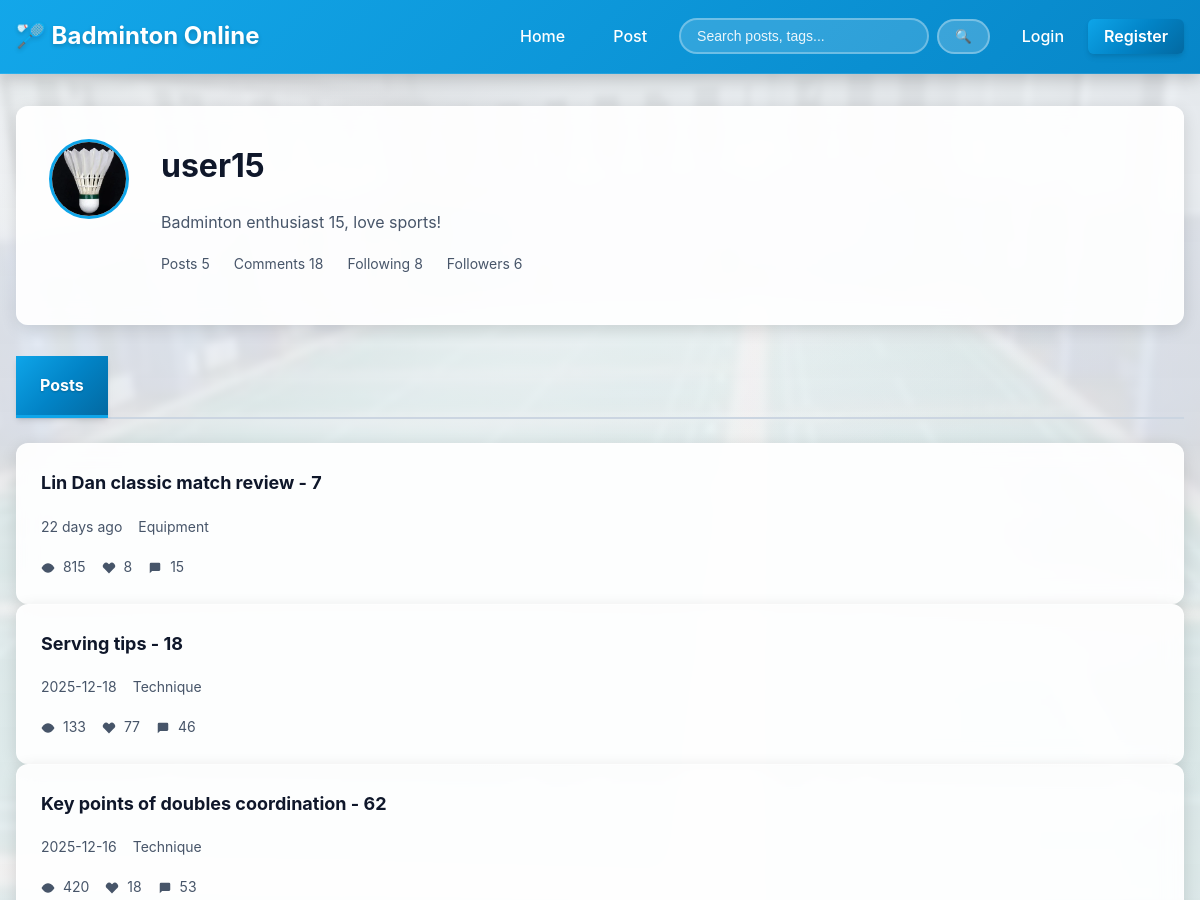
/user/user15 (upper part), run on an earlier commit of the app's database.
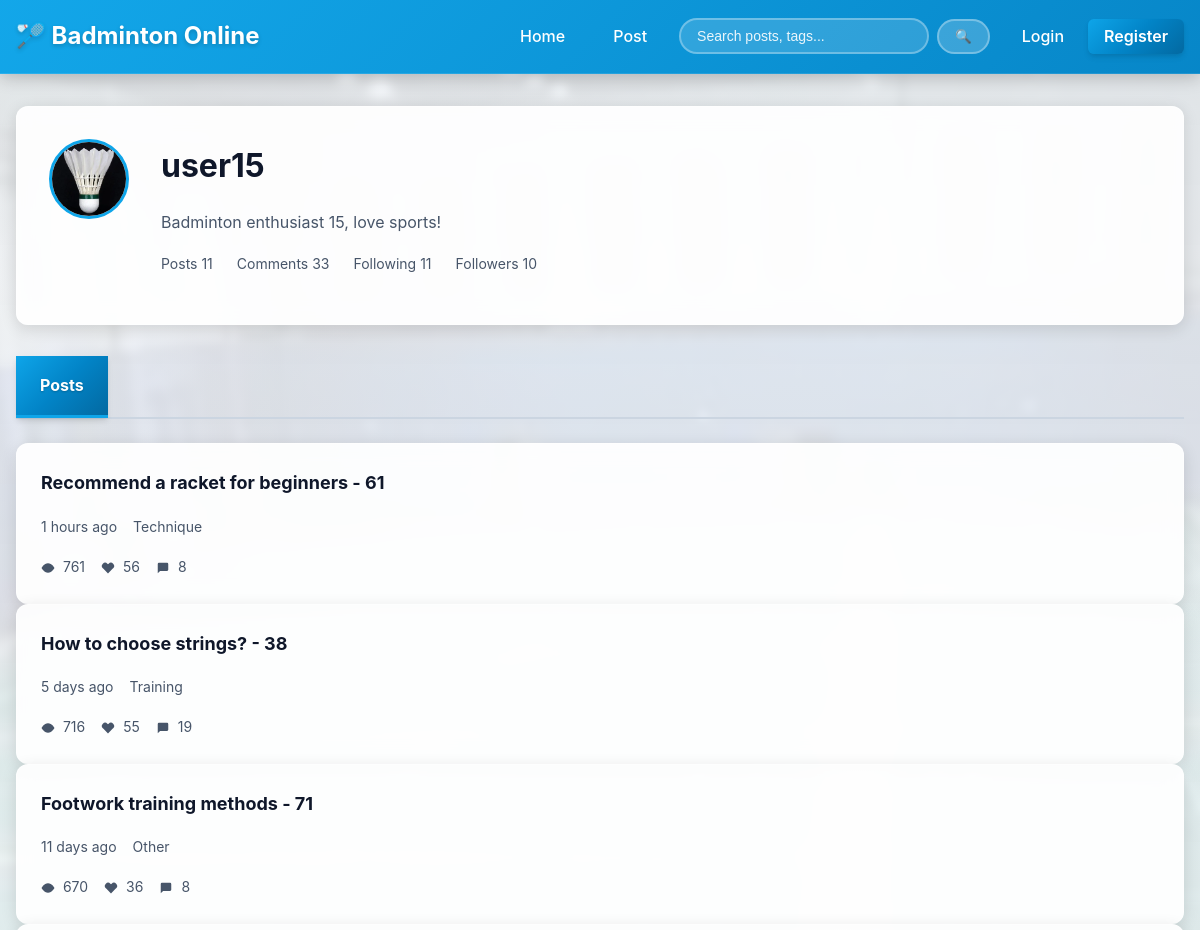
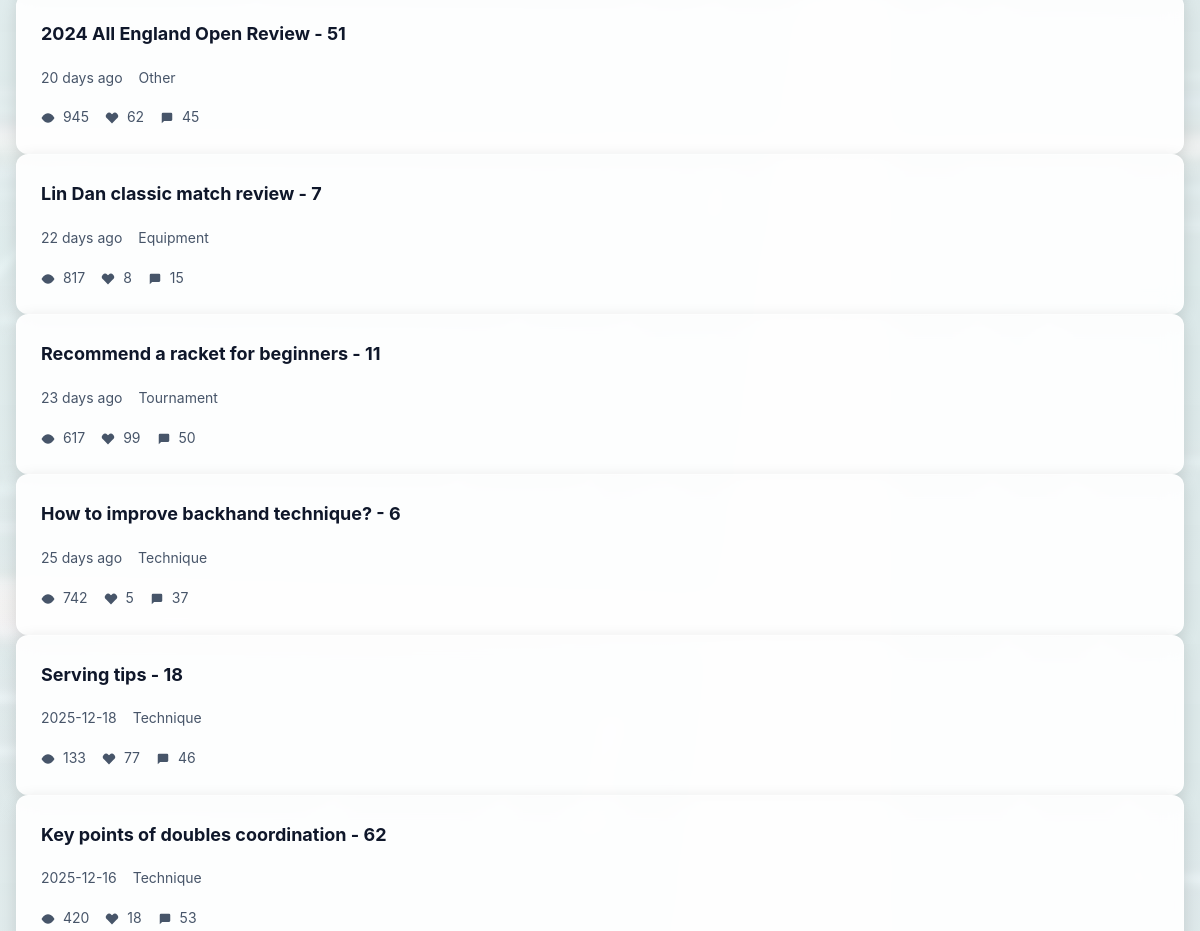
And on a later commit of the database (2 pictures, top to bottom).
### app/models.py (models this page shows, shortened)
class User(UserMixin, db.Model):
    __tablename__ = 'users'
    id = db.Column(db.Integer, primary_key=True)
    username = db.Column(db.String(80), unique=True, nullable=False, index=True)
    email = db.Column(db.String(120), unique=True, nullable=False, index=True)
    password_hash = db.Column(db.String(255), nullable=False)
    avatar_url = db.Column(db.String(255), default='default_avatar.png')
    bio = db.Column(db.Text, nullable=True)
    created_at = db.Column(db.DateTime, default=datetime.utcnow, nullable=False)
    last_login = db.Column(db.DateTime, nullable=True)
    is_active = db.Column(db.Boolean, default=True, nullable=False)
    is_admin = db.Column(db.Boolean, default=False, nullable=False)
    posts = db.relationship('Post', backref='author', lazy='dynamic',
                           cascade='all, delete-orphan')
    comments = db.relationship('Comment', backref='author', lazy='dynamic',
                              cascade='all, delete-orphan')
    following = db.relationship(
        'User', secondary=follows,
        primaryjoin=('follows.c.follower_id == User.id'),
        secondaryjoin=('follows.c.following_id == User.id'),
        backref=db.backref('followers', lazy='dynamic'),
        lazy='dynamic'
    )
    bookmarked_posts = db.relationship(
        'Post', secondary=bookmarks,
        backref=db.backref('bookmarked_by', lazy='dynamic'),
        lazy='dynamic'
    )
    liked_posts = db.relationship(
        'Post', secondary=post_likes,
        backref=db.backref('liked_by', lazy='dynamic'),
        lazy='dynamic'
    )
    liked_comments = db.relationship(
        'Comment', secondary=comment_likes,
        backref=db.backref('liked_by', lazy='dynamic'),
        lazy='dynamic'
    )

class Post(db.Model):
    __tablename__ = 'posts'
    id = db.Column(db.Integer, primary_key=True)
    title = db.Column(db.String(100), nullable=False, index=True)
    content = db.Column(db.Text, nullable=False)
    author_id = db.Column(db.Integer, db.ForeignKey('users.id'), nullable=False, index=True)
    category = db.Column(db.String(20), nullable=False, index=True, default='Other')
    created_at = db.Column(db.DateTime, default=datetime.utcnow, nullable=False, index=True)
    updated_at = db.Column(db.DateTime, default=datetime.utcnow,
                         onupdate=datetime.utcnow, nullable=False)
    view_count = db.Column(db.Integer, default=0, nullable=False)
    like_count = db.Column(db.Integer, default=0, nullable=False)
    comment_count = db.Column(db.Integer, default=0, nullable=False)
    is_pinned = db.Column(db.Boolean, default=False, nullable=False)
    is_draft = db.Column(db.Boolean, default=False, nullable=False)
    comments = db.relationship('Comment', backref='post', lazy='dynamic',
                              cascade='all, delete-orphan', order_by='Comment.created_at')
    tags = db.relationship(
        'Tag', secondary=post_tags,
        backref=db.backref('posts', lazy='dynamic'),
        lazy='dynamic'
    )

### app/routes.py (the view)
@main.route('/user/<username>')
def user_profile(username):
    user = User.query.filter_by(username=username).first_or_404()
    page = request.args.get('page', 1, type=int)
    tab = request.args.get('tab', 'posts')
    if tab == 'posts':
        pagination = user.posts.filter_by(is_draft=False).order_by(
            Post.created_at.desc()
        ).paginate(page=page, per_page=20, error_out=False)
        items = pagination.items
    elif tab == 'bookmarks' and current_user == user:
        pagination = user.bookmarked_posts.filter_by(is_draft=False).order_by(
            Post.created_at.desc()
        ).paginate(page=page, per_page=20, error_out=False)
        items = pagination.items
    else:
        pagination = None
        items = []
    stats = {
        'posts_count': user.posts.filter_by(is_draft=False).count(),
        'comments_count': user.comments.filter_by(is_deleted=False).count(),
        'following_count': user.following.count(),
        'followers_count': user.followers.count()
    }
    is_following = False
    if current_user.is_authenticated and current_user != user:
        is_following = current_user.is_following(user)
    return render_template('user_profile.html',
                         user=user,
                         items=items,
                         pagination=pagination,
                         tab=tab,
                         stats=stats,
                         is_following=is_following,
                         time_ago=time_ago,
                         get_avatar_url=get_avatar_url,
                         get_category_display=get_category_display)

### app/utils.py (called while the page is built)
def get_category_display(category):
    if not category:
        return 'Other'
    return CATEGORY_MAP.get(category, category)

def get_avatar_url(user):
    from flask import url_for
    if user.avatar_url and user.avatar_url != 'default_avatar.png':
        return url_for('static', filename=f'images/uploads/{user.avatar_url}')
    else:
        return url_for('static', filename='images/default_avatar.png')

def time_ago(dt):
    if not dt:
        return ''
    now = datetime.utcnow()
    diff = now - dt
    if diff < timedelta(minutes=1):
        return 'just now'
    elif diff < timedelta(hours=1):
        return f'{int(diff.seconds / 60)} minutes ago'
    elif diff < timedelta(days=1):
        return f'{int(diff.seconds / 3600)} hours ago'
    elif diff < timedelta(days=30):
        return f'{diff.days} days ago'
    else:
        return dt.strftime('%Y-%m-%d')

### templates/user_profile.html (shortened to what this page needs)
{% extends "base.html" %}
{% from "includes/icons.html" import icon_eye, icon_like, icon_comment %}
{% block content %}
<div class="container">
    <div class="profile-header">
        <div class="profile-avatar">
            <img src="{{ get_avatar_url(user) }}"
                 alt="{{ user.username }}'s avatar"
                 width="80"
                 height="80"
                 onerror="this.src='{{ url_for('static', filename='images/default_avatar.png') }}'">
        </div>
        <div class="profile-info">
            <h1>{{ user.username }}</h1>
            {% if user.bio %}
                <p class="profile-bio">{{ user.bio }}</p>
            {% endif %}
            <div class="profile-stats">
                <span>Posts {{ stats.posts_count }}</span>
                <span>Comments {{ stats.comments_count }}</span>
                <span>Following {{ stats.following_count }}</span>
                <span>Followers {{ stats.followers_count }}</span>
            </div>
        </div>
    </div>
    <div class="profile-tabs">
        <a href="{{ url_for('main.user_profile', username=user.username, tab='posts') }}"
           class="tab-link {% if tab == 'posts' %}active{% endif %}">Posts</a>
    </div>
    <div class="profile-content">
        {% if items %}
            {% for item in items %}
                <article class="post-card">
                    <h2>
                        <a href="{{ url_for('main.post_detail', post_id=item.id) }}">
                            {{ item.title }}
                        </a>
                    </h2>
                    <div class="post-meta">
                        <span class="post-time">{{ time_ago(item.created_at) }}</span>
                        <span class="post-category">{{ get_category_display(item.category) }}</span>
                    </div>
                    <div class="post-stats">
                        <span>{{ icon_eye() }} {{ item.view_count }}</span>
                        <span>{{ icon_like() }} {{ item.like_count }}</span>
                        <span>{{ icon_comment() }} {{ item.comment_count }}</span>
                    </div>
                </article>
            {% endfor %}
        {% else %}
            <div class="empty-state">
                <p>No content yet</p>
            </div>
        {% endif %}
    </div>
</div>
{% endblock %}

### templates/base.html (shortened to what this page needs)
<!DOCTYPE html>
<html lang="en">
<head>
    <link rel="stylesheet" href="{{ url_for('static', filename='css/main.css') }}">
    <link rel="stylesheet" href="{{ url_for('static', filename='css/components.css') }}">
    <link rel="stylesheet" href="{{ url_for('static', filename='css/responsive.css') }}">
    <link rel="stylesheet" href="{{ url_for('static', filename='css/icons.css') }}">
    <link rel="stylesheet" href="{{ url_for('static', filename='css/background.css') }}">
</head>
<body>
    <header class="navbar">
        <div class="container">
            <div class="navbar-brand">
                <a aria-label="Home">
                    <h1>🏸 Badminton Online</h1>
                </a>
            </div>
            <nav class="navbar-nav" role="navigation" aria-label="Main navigation">
                <a href="{{ url_for('main.index') }}" class="nav-link">Home</a>
                <a href="{{ url_for('main.post_create') }}" class="nav-link">Post</a>
                <form class="search-form" action="{{ url_for('main.search') }}" method="GET" role="search">
                    <input type="search" name="q" id="search-input" placeholder="Search posts, tags..."
                           aria-label="Search" autocomplete="off">
                    <button type="submit" aria-label="Search">🔍</button>
                </form>
                {% if current_user.is_authenticated %}
                    <div class="user-menu">
                        <a href="{{ url_for('main.user_profile', username=current_user.username) }}"
                           class="nav-link">{{ current_user.username }}</a>
                        <a href="{{ url_for('main.settings') }}" class="nav-link">Settings</a>
                        {% if current_user.is_admin %}
                            <a href="{{ url_for('admin.admin_dashboard') }}" class="nav-link" style="color: #ff6b6b;">Admin</a>
                        {% endif %}
                        <a href="{{ url_for('auth.logout') }}" class="nav-link">Logout</a>
                    </div>
                {% else %}
                    <div class="user-menu">
                        <a href="{{ url_for('auth.login') }}" class="nav-link">Login</a>
                        <a href="{{ url_for('auth.register') }}" class="nav-link btn-primary">Register</a>
                    </div>
                {% endif %}
            </nav>
        </div>
    </header>
    <main id="main-content" class="main-content">
        {% block content %}{% endblock %}
    </main>
</body>
</html>

### templates/includes/icons.html (shortened to what this page needs)
{% macro icon_eye() %}
<svg class="icon" viewBox="0 0 24 24" fill="none" stroke="currentColor" stroke-width="2" stroke-linecap="round" stroke-linejoin="round">
    <path d="M1 12s4-8 11-8 11 8 11 8-4 8-11 8-11-8-11-8z"></path>
    <circle cx="12" cy="12" r="3"></circle>
</svg>
{% endmacro %}
{% macro icon_like(filled=false) %}
<svg class="icon" viewBox="0 0 24 24" fill="{% if filled %}currentColor{% else %}none{% endif %}" stroke="currentColor" stroke-width="2" stroke-linecap="round" stroke-linejoin="round">
    <path d="M20.84 4.61a5.5 5.5 0 0 0-7.78 0L12 5.67l-1.06-1.06a5.5 5.5 0 0 0-7.78 7.78l1.06 1.06L12 21.23l7.78-7.78 1.06-1.06a5.5 5.5 0 0 0 0-7.78z"></path>
</svg>
{% endmacro %}
{% macro icon_comment() %}
<svg class="icon" viewBox="0 0 24 24" fill="none" stroke="currentColor" stroke-width="2" stroke-linecap="round" stroke-linejoin="round">
    <path d="M21 15a2 2 0 0 1-2 2H7l-4 4V5a2 2 0 0 1 2-2h14a2 2 0 0 1 2 2z"></path>
</svg>
{% endmacro %}

### static/css/components.css (style rules this page uses)
.post-stats { display: flex; gap: var(--spacing-md); font-size: var(--font-size-sm); color: var(--text-secondary); align-items: center; }
.post-stats svg { width: 1em; height: 1em; vertical-align: middle; margin-right: 0.25rem; }

### static/css/background.css (style rules this page uses)
body { position: relative; }
body::before { content: ''; position: fixed; top: 0; left: 0; width: 100%; height: 100%; background-image: var(--bg-image, url('/static/images/background.jpg')); background-size: cover; background-position: center; background-attachment: fixed; background-repeat: no-repeat; opacity: 0.25; z-index: -2; pointer-events: none; filter: blur(3px); transform: scale(1.05); }
body::after { content: ''; position: fixed; top: 0; left: 0; width: 100%; height: 100%; background: linear-gradient( to bottom, rgba(241, 245, 249, 0.6) 0%, rgba(241, 245, 249, 0.5) 50%, rgba(241, 245, 249, 0.6) 100% ); z-index: -1; pointer-events: none; }
.main-content { position: relative; z-index: 1; }
.post-card, .post-detail, .profile-header, .sidebar, .settings-container, .auth-container, .form-container { background: rgba(255, 255, 255, 0.92); -webkit-backdrop-filter: blur(10px); backdrop-filter: blur(10px); box-shadow: 0 4px 16px rgba(0, 0, 0, 0.12); border: 1px solid rgba(255, 255, 255, 0.4); }
.navbar { background: linear-gradient(135deg, rgba(14, 165, 233, 0.98) 0%, rgba(2, 132, 199, 0.98) 100%); -webkit-backdrop-filter: blur(10px); backdrop-filter: blur(10px); box-shadow: 0 4px 16px rgba(0, 0, 0, 0.2); }

What changed in the data, as far as the page shows it:
added Post: title "Recommend a racket for beginners - 61", created_at "1 hours ago", category "Technique", view_count "761", like_count "56", comment_count "8"
added Post: title "How to choose strings? - 38", created_at "5 days ago", category "Training", view_count "716", like_count "55", comment_count "19"
added Post: title "Footwork training methods - 71", created_at "11 days ago", category "Other", view_count "670", like_count "36", comment_count "8"
added Post: title "2024 All England Open Review - 51", created_at "20 days ago", category "Other", view_count "945", like_count "62", comment_count "45"
changed Post "Lin Dan classic match review - 7": view_count "815" → "817"
added Post: title "Recommend a racket for beginners - 11", created_at "23 days ago", category "Tournament", view_count "617", like_count "99", comment_count "50"
added Post: title "How to improve backhand technique? - 6", created_at "25 days ago", category "Technique", view_count "742", like_count "5", comment_count "37"
Also different on the page:
{{ stats.posts_count }}: "5" → "11"
{{ stats.comments_count }}: "18" → "33"
{{ stats.following_count }}: "8" → "11"
{{ stats.followers_count }}: "6" → "10"
